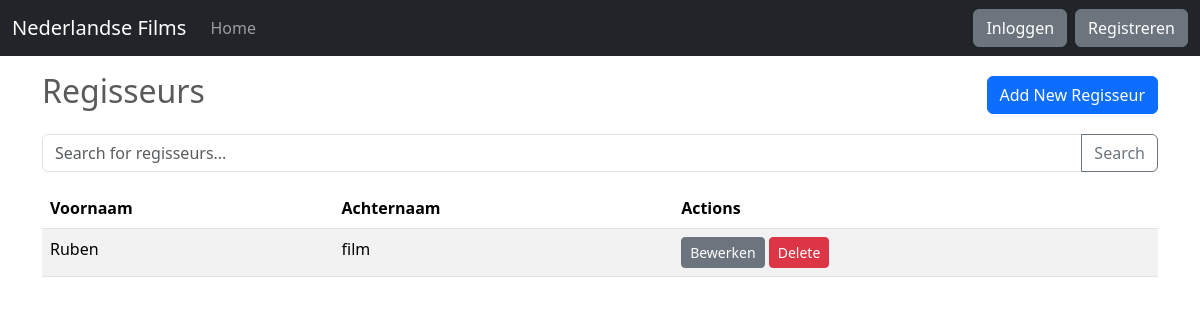
Page /regisseur/ on the earlier database version.
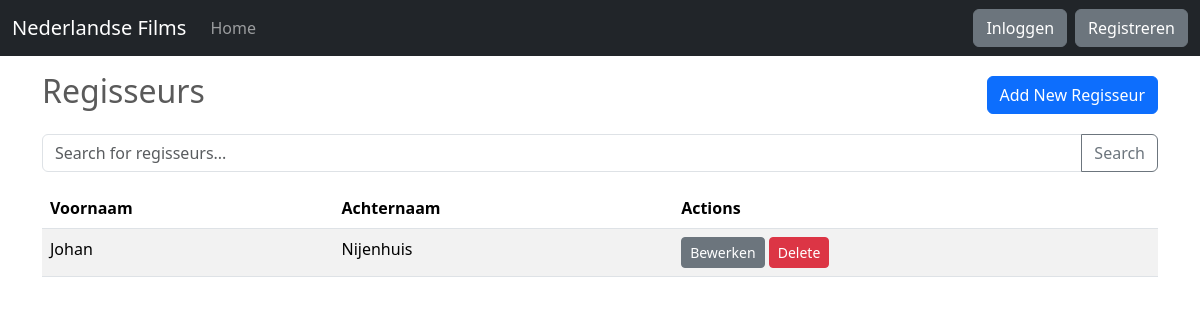
Same page on the later database version.
### app/models/models.py (models this page shows, shortened)
class Regisseur(db.Model):
    id = db.Column(db.Integer, primary_key=True)
    voornaam = db.Column(db.String(50), nullable=False)
    achternaam = db.Column(db.String(50), nullable=False)
    films = db.relationship('Film', backref='regisseur', lazy=True)

### app/routes/regisseur.py (the view)
@regisseur_bp.route('/', methods=['GET'])
def regisseurs():
    search_query = request.args.get('search', '')
    if search_query:
        regisseurs = Regisseur.query.filter(
            db.or_(
                Regisseur.voornaam.ilike(f'%{search_query}%'),
                Regisseur.achternaam.ilike(f'%{search_query}%')
            )
        ).all()
    else:
        regisseurs:list[Regisseur] = Regisseur.query.all()
    return render_template('regisseur/regisseurs.html', regisseurs=regisseurs)

### app/templates/regisseur/regisseurs.html (shortened to what this page needs)
{% extends "base.html" %}
{% block content %}
<div class="container mt-4">
    <div class="d-flex justify-content-between align-items-center mb-3">
        <h2>Regisseurs</h2>
        <a href="{{ url_for('regisseur.regisseur_add') }}" class="btn btn-primary">Add New Regisseur</a>
    </div>
    <form action="{{ url_for('regisseur.regisseurs') }}" method="GET" class="mb-3">
        <div class="input-group">
            <input type="text" name="search" class="form-control" placeholder="Search for regisseurs...">
            <button type="submit" class="btn btn-outline-secondary">Search</button>
        </div>
    </form>
    <div class="table-responsive">
        <table class="table table-striped">
            <thead>
                <tr>
                    <th>Voornaam</th>
                    <th>Achternaam</th>
                    <th>Actions</th>
                </tr>
            </thead>
            <tbody>
                {% for regisseur in regisseurs %}
                <tr>
                    <td>{{ regisseur.voornaam }}</td>
                    <td>{{ regisseur.achternaam }}</td>
                    <td>
                        <a href="{{ url_for('regisseur.regisseur_edit', id=regisseur.id) }}"
                            class="btn btn-secondary btn-sm">Bewerken</a>
                        <button class="btn btn-danger btn-sm" data-bs-toggle="modal"
                            data-bs-target="#deleteConfirmationModal"
                            data-regisseur-id="{{ regisseur.id }}">Delete</button>
                    </td>
                </tr>
                {% endfor %}
            </tbody>
        </table>
    </div>
</div>
{% endblock %}

### app/templates/base.html (shortened to what this page needs)
<!DOCTYPE html>
<html lang="nl">
<head>
    <link href="https://cdn.jsdelivr.net/npm/bootstrap@5.3.3/dist/css/bootstrap.min.css" rel="stylesheet"
>
    <link href="{{ url_for('static', filename='css/carousel.css') }}" rel="stylesheet">
</head>
<body>
    <body>
        <header>
            <nav class="navbar navbar-expand-md navbar-dark fixed-top bg-dark">
                <div class="container-fluid">
                    <a class="navbar-brand" href="{{ url_for('main.index') }}">Nederlandse Films</a>
                    <div class="collapse navbar-collapse" id="navbarCollapse">
                        <ul class="navbar-nav me-auto mb-2 mb-md-0">
                            <li class="nav-item">
                                <a class="nav-link{{ ' active' if request.path == url_for('main.index') else '' }}"
                                    aria-current="page" href="{{ url_for('main.index') }}">Home</a>
                            </li>
                        </ul>
                        <div class="d-flex align-items-center">
                            {% if current_user.is_authenticated %}
                            <span class="navbar-text me-2">{{ current_user.username }}</span>
                            <a class="btn btn-secondary me-2" href="{{ url_for('auth.logout') }}">Uitloggen</a>
                            {% else %}
                            <a class="btn btn-secondary me-2" href="{{ url_for('auth.login') }}">Inloggen</a>
                            <a class="btn btn-secondary" href="{{ url_for('auth.register') }}">Registreren</a>
                            {% endif %}
                        </div>
                    </div>
                </div>
            </nav>
        </header>
        <main>
            {% block content %}{% endblock %}
        </main>
    </body>
</html>

### app/static/css/carousel.css (style rules this page uses)
body { padding-top: 3rem; padding-bottom: 3rem; color: #5a5a5a; }

Differences in the rows shown:
removed Regisseur: voornaam "Ruben", achternaam "film"
added Regisseur: voornaam "Johan", achternaam "Nijenhuis"
